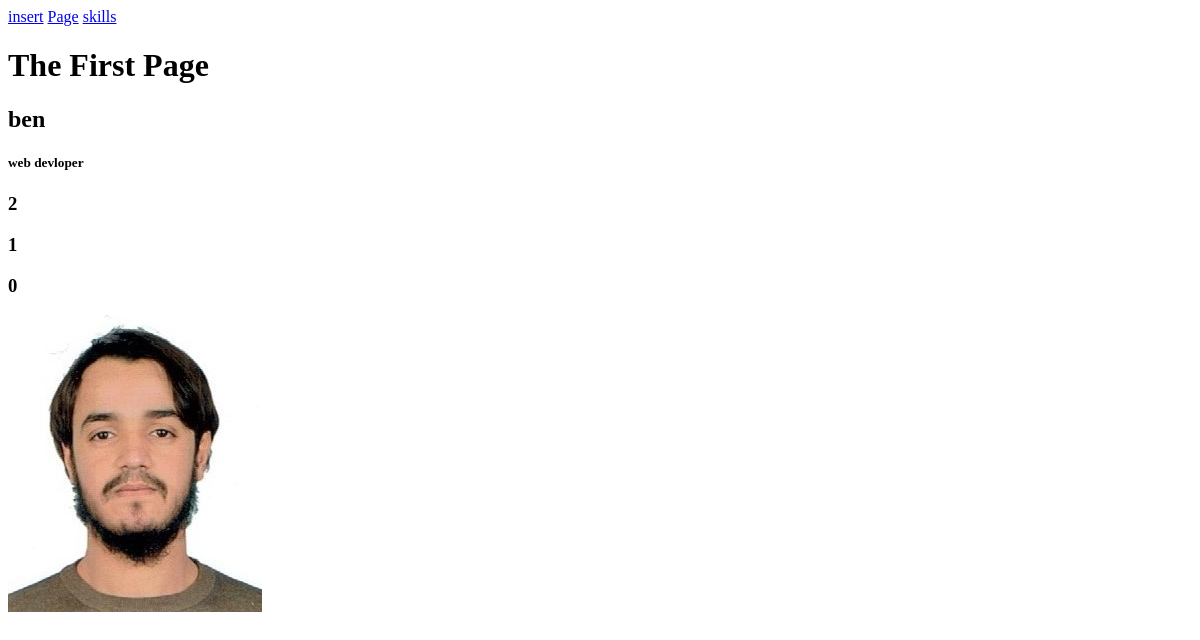
/portfolio/, run on an earlier commit of the app's database.
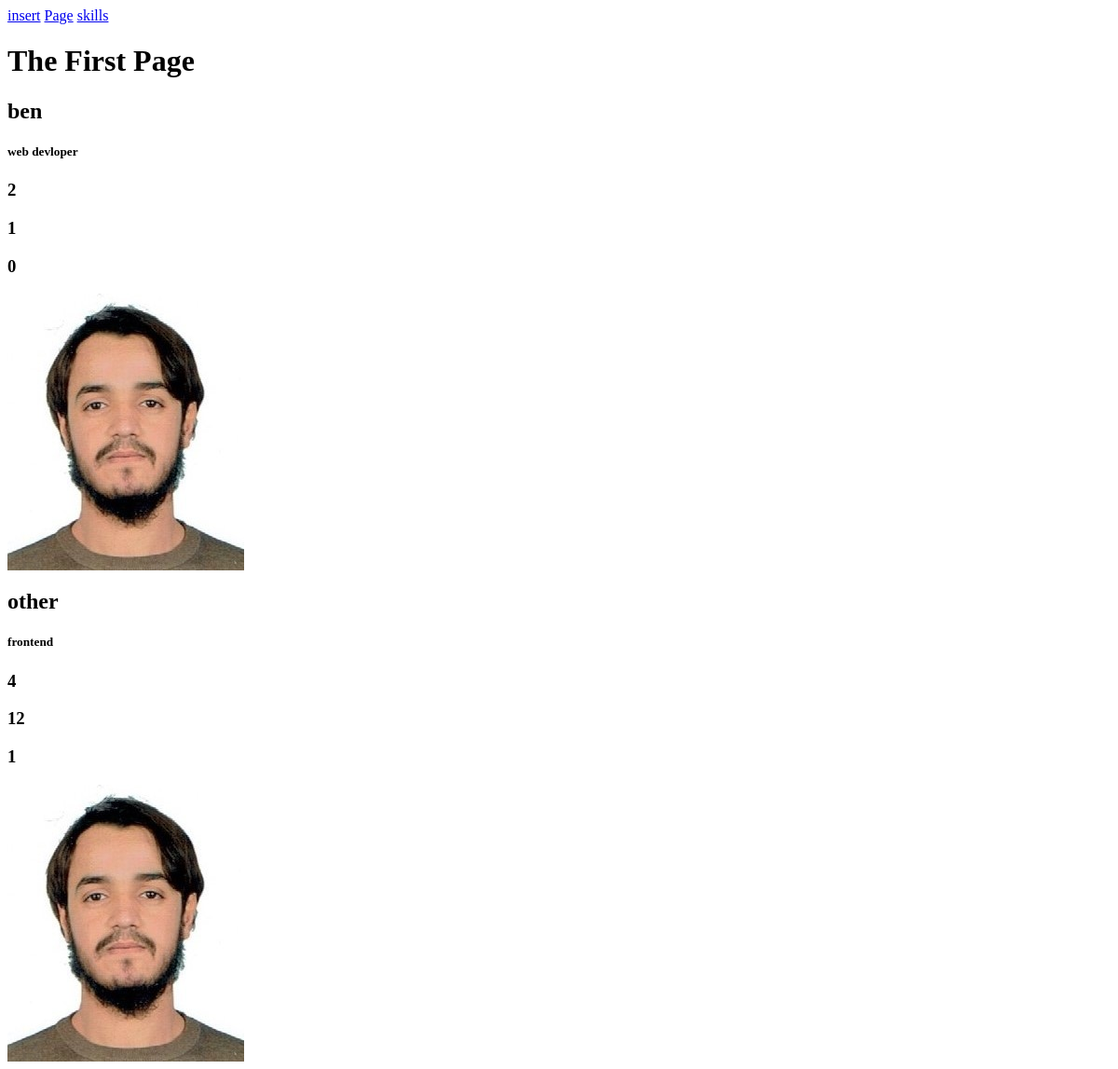
And on a later commit of the database.
### portfolio/models.py (models this page shows, shortened)
class User_portfolio(models.Model):
    Name = models.CharField(max_length=250)
    Job = models.CharField(max_length=250)
    image = models.ImageField(upload_to='photos/%y/%m/%d')
    Years_work = models.IntegerField(null=True)
    Completed_projects = models.IntegerField(null=True)
    Satisfied_costomers = models.IntegerField(null=True)

### portfolio/views.py (the view)
# urls.py: path('',views.page,name='page'),
def page(request):
    user = User_portfolio.objects.all()
    x = {'user':user}
    return render(request,'portfolio/page.html',x)

### templates/portfolio/page.html
<a href="{%url 'insert'%}">insert</a>
<a href="{%url 'page'%}">Page</a>
<a href="{%url 'skills'%}">skills</a>
<h1> The First Page </h1>
{% for x in user %}
<h2> {{x.Name}}</h2>
<h5> {{x.Job}}</h5>
<h3> {{x.Years_work}}</h3>
<h3> {{x.Completed_projects}}</h3>
<h3> {{x.Satisfied_costomers}}</h3>
{% if x.image.url != null %}
<img src="{{x.image.url}}" alt="">
{% endif %}
{% endfor %}

What changed in the data, as far as the page shows it:
added User_portfolio: Name "other", Job "frontend", Years_work "4", Completed_projects "12", Satisfied_costomers "1", image (picture)
